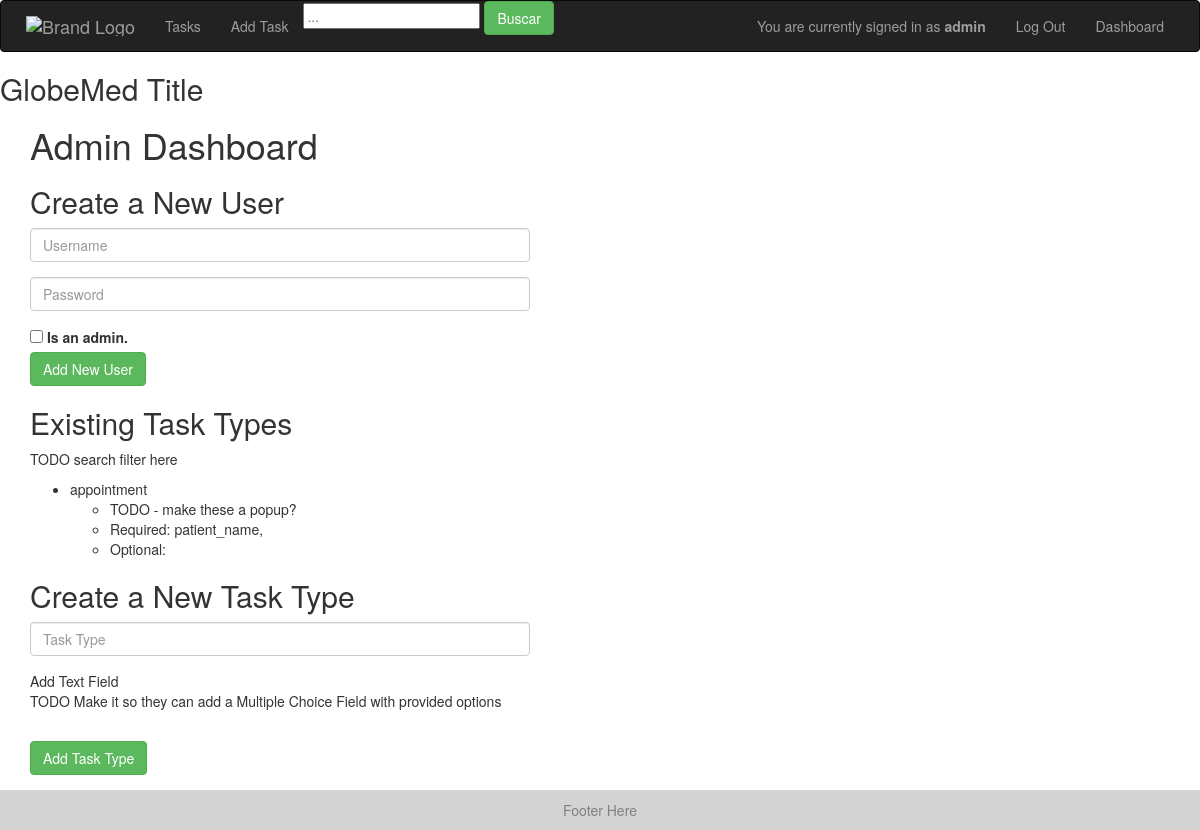
The page /dashboard (signed in) on the database as committed earlier.
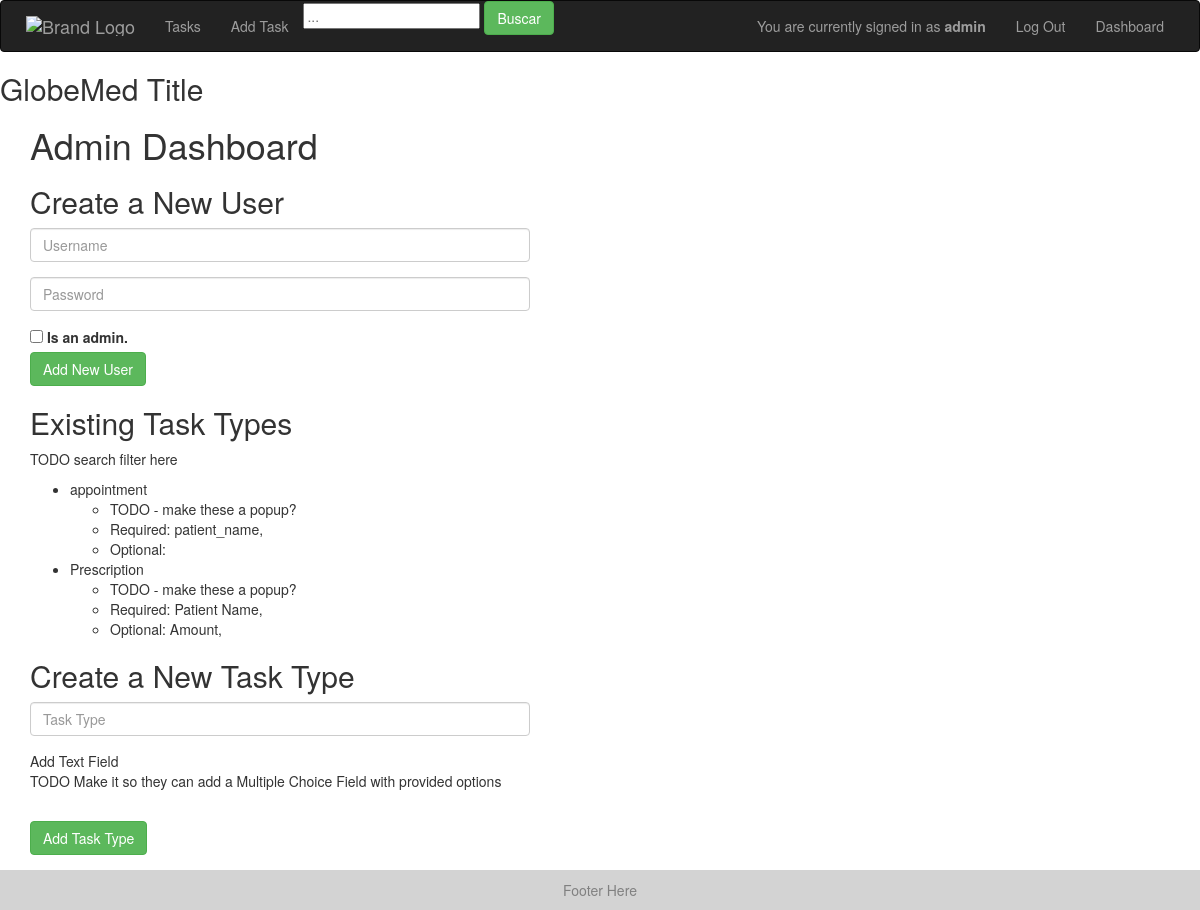
The same page on the database as committed later.
### models.py (models this page shows)
class TaskType(Base):
    __tablename__ = "task_types"
    id = Column(Integer, primary_key=True)
    task_type = Column(String)
    required_fields = Column(PickleType) # list of strings that are required keys in the fields entry of a task
    optional_fields = Column(PickleType) # list of strings that are allowed but not required keys in the fields entry of a task

### app.py (the view)
@app.route('/dashboard')
@check_login_wrapper
def dashboard():
    return render_template("dashboard.html", task_types = get_task_types())

### app.py (called while the page is built)
def check_login_wrapper(func):
    @wraps(func)
    def inner(*args, **kwargs):
        print("here")
        if "username" not in login_session:
            return redirect(url_for('login'))
        return func(*args, **kwargs)
    return inner

### database.py (called while the page is built)
def get_task_types():
    return session.query(TaskType).all()

### templates/dashboard.html (shortened to what this page needs)
{% extends "layout.html" %}
{% block body %}
  <h1>Admin Dashboard</h1>
  <form action="{{ url_for('add_user') }}" method = 'post'>
  	<h2>Create a New User</h2>
    <div class="form-group">
      <input id="input_username1" class="username form-control" type="text" name="username" placeholder="Username">
    </div>
    <div class="form-group">
      <input id="input_password1" class="username form-control" type="text" name="password" placeholder="Password">
    </div>
    <input type="checkbox" name="is_admin" value="is_admin">
	  <label for="is_admin"> Is an admin.</label><br>
    <button class="btn btn-success" type="submit" id="submit_new_user"> Add New User </button>
  </form>
  <h2>Existing Task Types</h2>
  <p> TODO search filter here </p>
  <ul>
  {% for task_type in task_types %}
    <li>{{task_type.task_type}}
      <ul>
        <li> TODO - make these a popup?</li>
        <li>Required: {% for field in task_type.required_fields %} {{field}}, {% endfor %} </li>
        <li>Optional: {% for field in task_type.optional_fields %} {{field}}, {% endfor %} </li>
      </ul>
    </li>
  {% endfor %}
  </ul>
  <form action="{{ url_for('add_task_type') }}" method = 'post'>
    <h2>Create a New Task Type</h2>
    <div class="form-group">
      <input id="task_type" class="username form-control" type="text" name="task_type" placeholder="Task Type">
    </div>
    <span onclick="addField()">Add Text Field</span>
    <p> TODO Make it so they can add a Multiple Choice Field with provided options </p>
    <br>
    <button class="btn btn-success" type="submit" id="submit_new_user"> Add Task Type </button>
  </form>
{%endblock%}

Rows that differ between the two databases and show on the page:
added TaskType: task_type "Prescription", required_fields "Patient Name", optional_fields "Amount"
